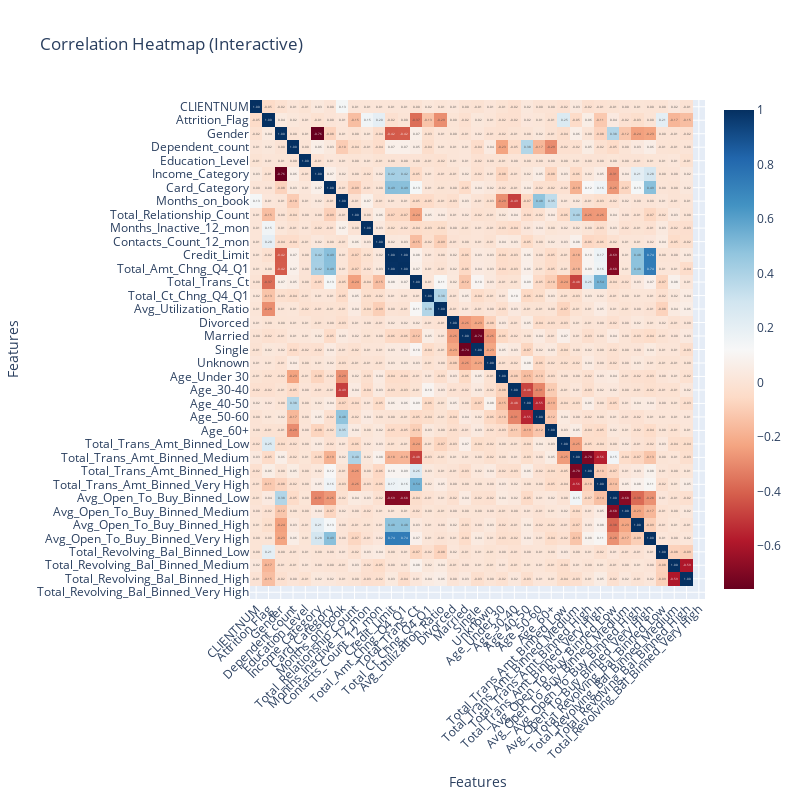

The code cell stored with this chart in its notebook:
### Markdown cell above
### Heatmap

### Code cell
corr_matrix = data.corr(numeric_only=True)
fig = px.imshow(
    corr_matrix,
    text_auto=".2f",
    color_continuous_scale='RdBu',
    title="Correlation Heatmap (Interactive)",
    aspect="auto"
)
fig.update_layout(
    width=800,
    height=800,
    xaxis_title="Features",
    yaxis_title="Features",
    xaxis=dict(tickangle=-45, tickmode='array', tickvals=list(range(len(corr_matrix.columns))), ticktext=corr_matrix.columns),
    yaxis=dict(tickmode='array', tickvals=list(range(len(corr_matrix.index))), ticktext=corr_matrix.index)
)
fig.show()

### Figure 1 — Plotly figure (JSON) as saved in the notebook; plotly's stock layout.template omitted (floating-point values rounded to 4 significant figures; data arrays with more than 128 entries replaced by an {"elided": "..."} marker saying what was removed)
{"data": [{"coloraxis": "coloraxis", "hovertemplate": "x: %{x}<br>y: %{y}<br>color: %{z}<extra></extra>", "name": "0", "texttemplate": "%{z:.2f}", "type": "heatmap", "x": ["CLIENTNUM", "Attrition_Flag", "Gender", "Dependent_count", "Education_Level", "Income_Category", "Card_Category", "Months_on_book", "Total_Relationship_Count", "Months_Inactive_12_mon", "Contacts_Count_12_mon", "Credit_Limit", "Total_Amt_Chng_Q4_Q1", "Total_Trans_Ct", "Total_Ct_Chng_Q4_Q1", "Avg_Utilization_Ratio", "Divorced", "Married", "Single", "Unknown", "Age_Under 30", "Age_30-40", "Age_40-50", "Age_50-60", "Age_60+", "Total_Trans_Amt_Binned_Low", "Total_Trans_Amt_Binned_Medium", "Total_Trans_Amt_Binned_High", "Total_Trans_Amt_Binned_Very High", "Avg_Open_To_Buy_Binned_Low", "Avg_Open_To_Buy_Binned_Medium", "Avg_Open_To_Buy_Binned_High", "Avg_Open_To_Buy_Binned_Very High", "Total_Revolving_Bal_Binned_Low", "Total_Revolving_Bal_Binned_Medium", "Total_Revolving_Bal_Binned_High", "Total_Revolving_Bal_Binned_Very High"], "xaxis": "x", "y": ["CLIENTNUM", "Attrition_Flag", "Gender", "Dependent_count", "Education_Level", "Income_Category", "Card_Category", "Months_on_book", "Total_Relationship_Count", "Months_Inactive_12_mon", "Contacts_Count_12_mon", "Credit_Limit", "Total_Amt_Chng_Q4_Q1", "Total_Trans_Ct", "Total_Ct_Chng_Q4_Q1", "Avg_Utilization_Ratio", "Divorced", "Married", "Single", "Unknown", "Age_Under 30", "Age_30-40", "Age_40-50", "Age_50-60", "Age_60+", "Total_Trans_Amt_Binned_Low", "Total_Trans_Amt_Binned_Medium", "Total_Trans_Amt_Binned_High", "Total_Trans_Amt_Binned_Very High", "Avg_Open_To_Buy_Binned_Low", "Avg_Open_To_Buy_Binned_Medium", "Avg_Open_To_Buy_Binned_High", "Avg_Open_To_Buy_Binned_Very High", "Total_Revolving_Bal_Binned_Low", "Total_Revolving_Bal_Binned_Medium", "Total_Revolving_Bal_Binned_High", "Total_Revolving_Bal_Binned_Very High"], "yaxis": "y", "z": {"elided": "37x37 float values"}}], "layout": {"coloraxis": {"colorscale": [[0, "rgb(103,0,31)"], [0.1, "rgb(178,24,43)"], [0.2, "rgb(214,96,77)"], [0.3, "rgb(244,165,130)"], [0.4, "rgb(253,219,199)"], [0.5, "rgb(247,247,247)"], [0.6, "rgb(209,229,240)"], [0.7, "rgb(146,197,222)"], [0.8, "rgb(67,147,195)"], [0.9, "rgb(33,102,172)"], [1, "rgb(5,48,97)"]]}, "height": 800, "title": {"text": "Correlation Heatmap (Interactive)"}, "width": 800, "xaxis": {"anchor": "y", "domain": [0, 1], "tickangle": -45, "tickmode": "array", "ticktext": ["CLIENTNUM", "Attrition_Flag", "Gender", "Dependent_count", "Education_Level", "Income_Category", "Card_Category", "Months_on_book", "Total_Relationship_Count", "Months_Inactive_12_mon", "Contacts_Count_12_mon", "Credit_Limit", "Total_Amt_Chng_Q4_Q1", "Total_Trans_Ct", "Total_Ct_Chng_Q4_Q1", "Avg_Utilization_Ratio", "Divorced", "Married", "Single", "Unknown", "Age_Under 30", "Age_30-40", "Age_40-50", "Age_50-60", "Age_60+", "Total_Trans_Amt_Binned_Low", "Total_Trans_Amt_Binned_Medium", "Total_Trans_Amt_Binned_High", "Total_Trans_Amt_Binned_Very High", "Avg_Open_To_Buy_Binned_Low", "Avg_Open_To_Buy_Binned_Medium", "Avg_Open_To_Buy_Binned_High", "Avg_Open_To_Buy_Binned_Very High", "Total_Revolving_Bal_Binned_Low", "Total_Revolving_Bal_Binned_Medium", "Total_Revolving_Bal_Binned_High", "Total_Revolving_Bal_Binned_Very High"], "tickvals": [0, 1, 2, 3, 4, 5, 6, 7, 8, 9, 10, 11, 12, 13, 14, 15, 16, 17, 18, 19, 20, 21, 22, 23, 24, 25, 26, 27, 28, 29, 30, 31, 32, 33, 34, 35, 36], "title": {"text": "Features"}}, "yaxis": {"anchor": "x", "autorange": "reversed", "domain": [0, 1], "tickmode": "array", "ticktext": ["CLIENTNUM", "Attrition_Flag", "Gender", "Dependent_count", "Education_Level", "Income_Category", "Card_Category", "Months_on_book", "Total_Relationship_Count", "Months_Inactive_12_mon", "Contacts_Count_12_mon", "Credit_Limit", "Total_Amt_Chng_Q4_Q1", "Total_Trans_Ct", "Total_Ct_Chng_Q4_Q1", "Avg_Utilization_Ratio", "Divorced", "Married", "Single", "Unknown", "Age_Under 30", "Age_30-40", "Age_40-50", "Age_50-60", "Age_60+", "Total_Trans_Amt_Binned_Low", "Total_Trans_Amt_Binned_Medium", "Total_Trans_Amt_Binned_High", "Total_Trans_Amt_Binned_Very High", "Avg_Open_To_Buy_Binned_Low", "Avg_Open_To_Buy_Binned_Medium", "Avg_Open_To_Buy_Binned_High", "Avg_Open_To_Buy_Binned_Very High", "Total_Revolving_Bal_Binned_Low", "Total_Revolving_Bal_Binned_Medium", "Total_Revolving_Bal_Binned_High", "Total_Revolving_Bal_Binned_Very High"], "tickvals": [0, 1, 2, 3, 4, 5, 6, 7, 8, 9, 10, 11, 12, 13, 14, 15, 16, 17, 18, 19, 20, 21, 22, 23, 24, 25, 26, 27, 28, 29, 30, 31, 32, 33, 34, 35, 36], "title": {"text": "Features"}}}}
